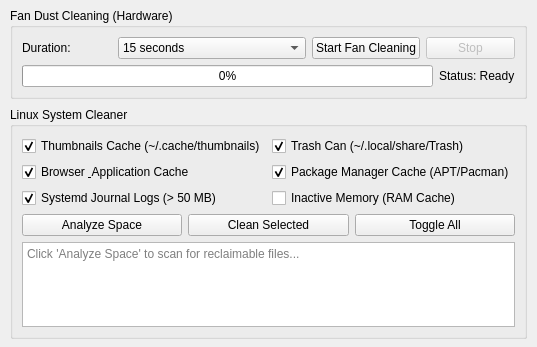
      <widget class="QWidget" name="cleaningTab">
       <attribute name="icon">
        <iconset theme="edit-clear"/>
       </attribute>
       <attribute name="title">
        <string>Cleaning</string>
       </attribute>
       <layout class="QVBoxLayout" name="cleaningMainVerticalLayout">
        <property name="spacing">
         <number>8</number>
        </property>
        <property name="leftMargin">
         <number>10</number>
        </property>
        <property name="topMargin">
         <number>8</number>
        </property>
        <property name="rightMargin">
         <number>10</number>
        </property>
        <property name="bottomMargin">
         <number>8</number>
        </property>
        <item>
         <widget class="QGroupBox" name="fanDustCleaningGroupBox">
          <property name="title">
           <string>Fan Dust Cleaning (Hardware)</string>
          </property>
          <layout class="QVBoxLayout" name="fanDustCleaningLayout">
           <property name="spacing">
            <number>6</number>
           </property>
           <item>
            <layout class="QHBoxLayout" name="fanDustControlLayout">
             <item>
              <widget class="QLabel" name="dustDurationLabel">
               <property name="text">
                <string>Duration:</string>
               </property>
              </widget>
             </item>
             <item>
              <widget class="QComboBox" name="dustCleanDurationComboBox">
               <item>
                <property name="text">
                 <string>15 seconds</string>
                </property>
               </item>
               <item>
                <property name="text">
                 <string>30 seconds (Recommended)</string>
                </property>
               </item>
               <item>
                <property name="text">
                 <string>45 seconds</string>
                </property>
               </item>
               <item>
                <property name="text">
                 <string>60 seconds</string>
                </property>
               </item>
              </widget>
             </item>
             <item>
              <widget class="QPushButton" name="startDustCleaningButton">
               <property name="text">
                <string>Start Fan Cleaning</string>
               </property>
              </widget>
             </item>
             <item>
              <widget class="QPushButton" name="stopDustCleaningButton">
               <property name="enabled">
                <bool>false</bool>
               </property>
               <property name="text">
                <string>Stop</string>
               </property>
              </widget>
             </item>
            </layout>
           </item>
           <item>
            <layout class="QHBoxLayout" name="dustStatusLayout">
             <item>
              <widget class="QProgressBar" name="dustCleaningProgressBar">
               <property name="value">
                <number>0</number>
               </property>
               <property name="textVisible">
                <bool>true</bool>
               </property>
              </widget>
             </item>
             <item>
              <widget class="QLabel" name="dustCleaningStatusLabel">
               <property name="text">
                <string>Status: Ready</string>
               </property>
              </widget>
             </item>
            </layout>
           </item>
          </layout>
         </widget>
        </item>
        <item>
         <widget class="QGroupBox" name="systemCleanerGroupBox">
          <property name="title">
           <string>Linux System Cleaner</string>
          </property>
          <layout class="QVBoxLayout" name="systemCleanerLayout">
           <property name="spacing">
            <number>6</number>
           </property>
           <item>
            <layout class="QGridLayout" name="systemCleanerGrid">
             <item row="0" column="0">
              <widget class="QCheckBox" name="cleanThumbnailsCheckBox">
               <property name="text">
                <string>Thumbnails Cache (~/.cache/thumbnails)</string>
               </property>
               <property name="checked">
                <bool>true</bool>
               </property>
              </widget>
             </item>
             <item row="0" column="1">
              <widget class="QCheckBox" name="cleanTrashCheckBox">
               <property name="text">
                <string>Trash Can (~/.local/share/Trash)</string>
               </property>
               <property name="checked">
                <bool>true</bool>
               </property>
              </widget>
             </item>
             <item row="1" column="0">
              <widget class="QCheckBox" name="cleanAppCacheCheckBox">
               <property name="text">
                <string>Browser &amp; Application Cache</string>
               </property>
               <property name="checked">
                <bool>true</bool>
               </property>
              </widget>
             </item>
             <item row="1" column="1">
              <widget class="QCheckBox" name="cleanPackageCacheCheckBox">
               <property name="text">
                <string>Package Manager Cache (APT/Pacman)</string>
               </property>
               <property name="checked">
                <bool>true</bool>
               </property>
              </widget>
             </item>
             <item row="2" column="0">
              <widget class="QCheckBox" name="cleanJournalCheckBox">
               <property name="text">
                <string>Systemd Journal Logs (&gt; 50 MB)</string>
               </property>
               <property name="checked">
                <bool>true</bool>
               </property>
              </widget>
             </item>
             <item row="2" column="1">
              <widget class="QCheckBox" name="cleanRamCacheCheckBox">
               <property name="text">
                <string>Inactive Memory (RAM Cache)</string>
               </property>
               <property name="checked">
                <bool>false</bool>
               </property>
              </widget>
             </item>
            </layout>
           </item>
           <item>
            <layout class="QHBoxLayout" name="systemCleanerButtonsLayout">
             <item>
              <widget class="QPushButton" name="scanSystemButton">
               <property name="text">
                <string>Analyze Space</string>
               </property>
              </widget>
             </item>
             <item>
              <widget class="QPushButton" name="cleanSystemButton">
               <property name="text">
                <string>Clean Selected</string>
               </property>
              </widget>
             </item>
             <item>
              <widget class="QPushButton" name="toggleSelectAllButton">
               <property name="text">
                <string>Toggle All</string>
               </property>
              </widget>
             </item>
            </layout>
           </item>
           <item>
            <widget class="QTextEdit" name="cleanerLogTextEdit">
             <property name="minimumSize">
              <size>
               <width>0</width>
               <height>70</height>
              </size>
             </property>
             <property name="maximumSize">
              <size>
               <width>16777215</width>
               <height>85</height>
              </size>
             </property>
             <property name="readOnly">
              <bool>true</bool>
             </property>
             <property name="placeholderText">
              <string>Click 'Analyze Space' to scan for reclaimable files...</string>
             </property>
            </widget>
           </item>
          </layout>
         </widget>
        </item>
       </layout>
      </widget>
